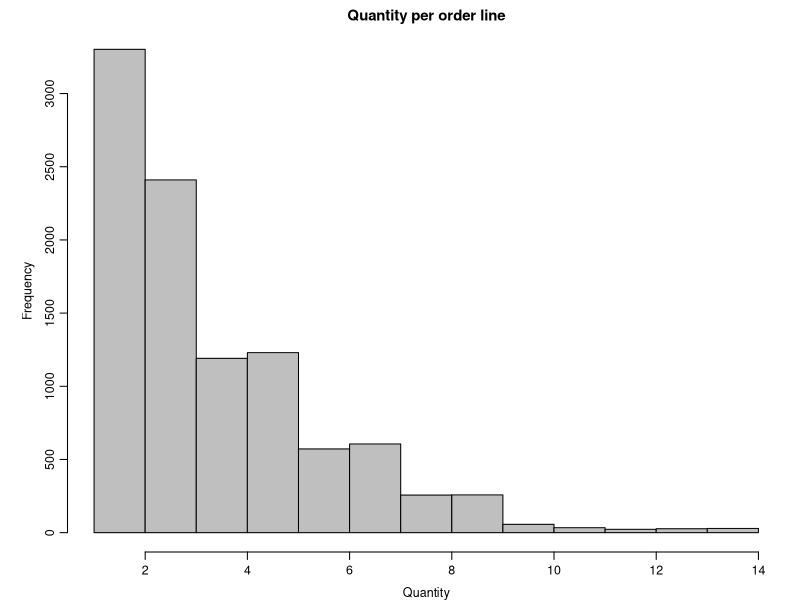
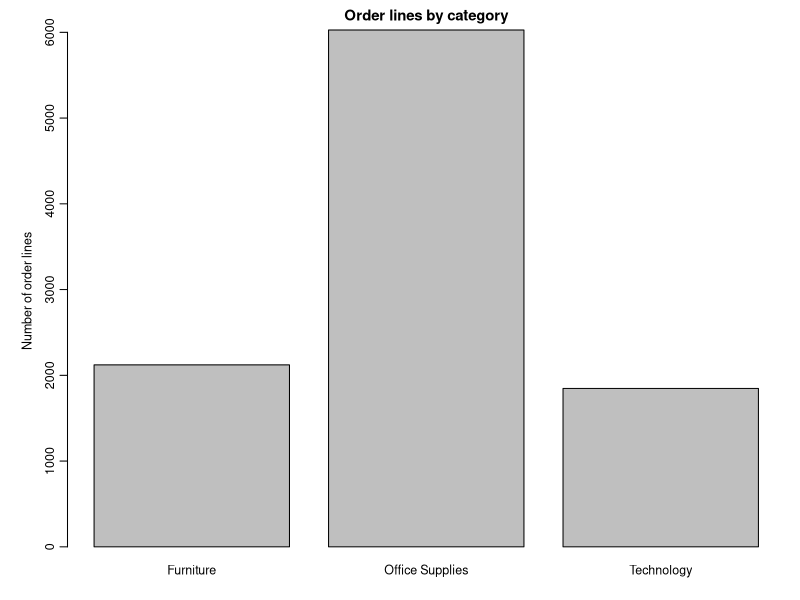
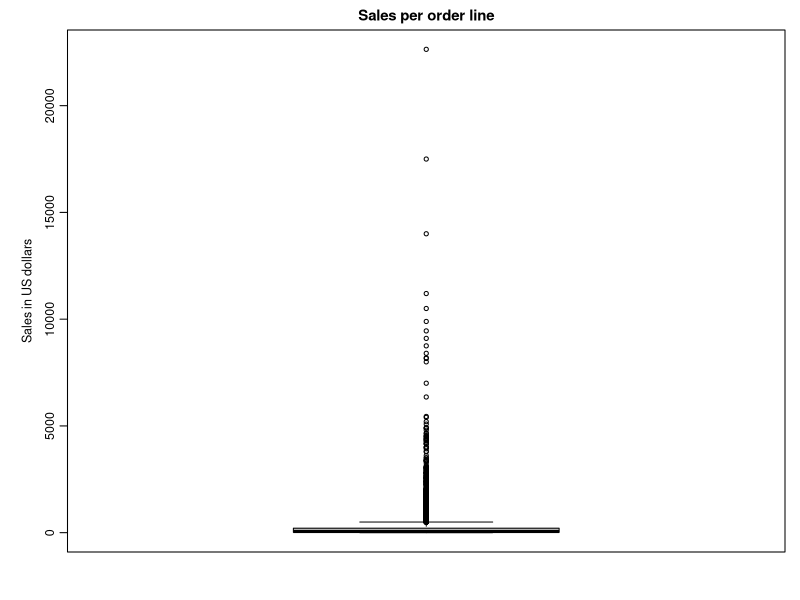
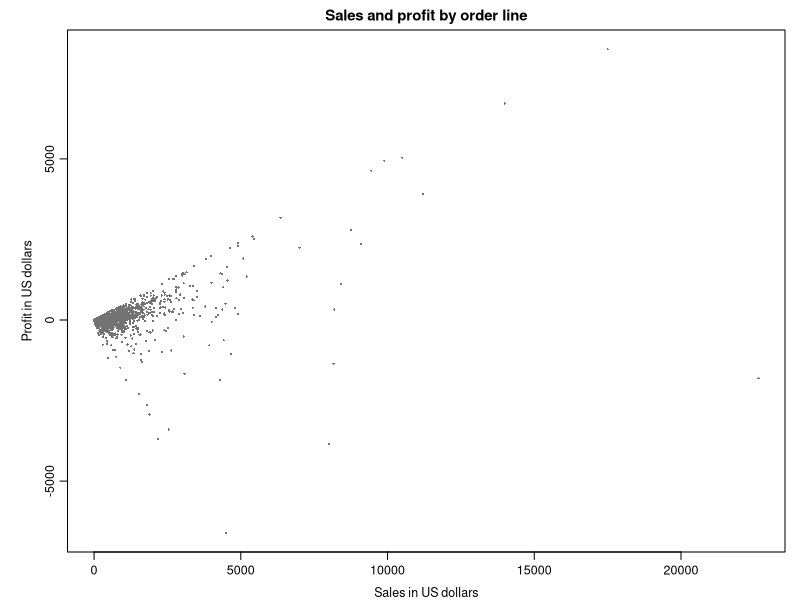
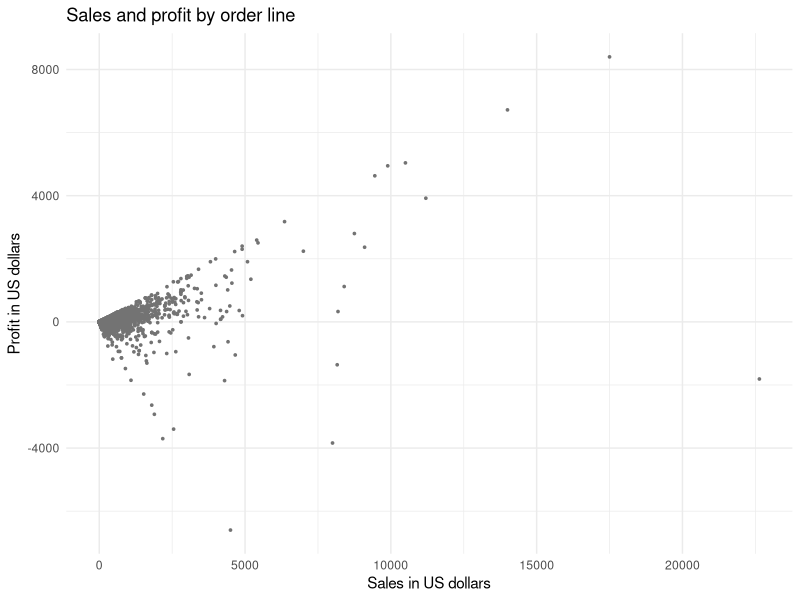
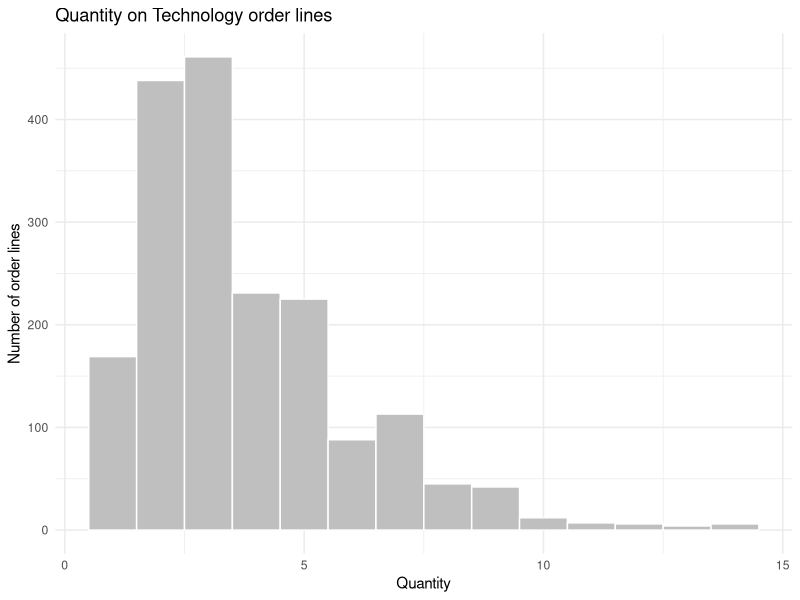
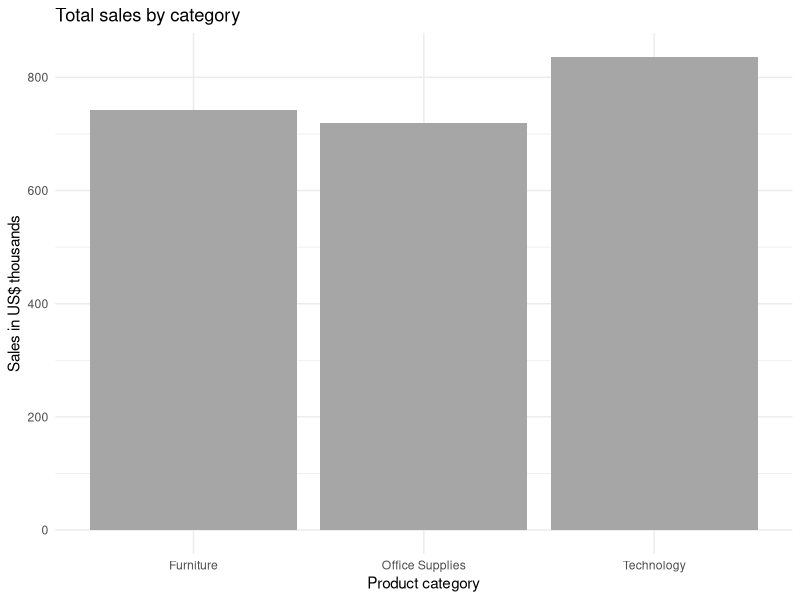

Generate these figures, in order, with R:
## ---- chunk 1
#| include: false
knitr::opts_chunk$set(message = FALSE, dpi = 200)
## ---- chunk 2
print("Hello, World!")
## ---- chunk 3
age <- 25          # Store a number
name <- "Alice"    # Store text
is_registered <- TRUE
age
## ---- chunk 4
typeof(age)
class(age)
typeof(25L)
typeof(name)
typeof(is_registered)
## ---- chunk 5
round(x = 12.345, digits = 2)
## ---- chunk 6
ages <- c(20, 22, 25, 28, 30)
length(ages)
## ---- chunk 7
1:5
seq(from = 2, to = 10, by = 2)
rep(x = 0, times = 3)
## ---- chunk 8
ages[3]           # Third value: 25
ages[2:4]         # Positions 2, 3 and 4: 22, 25, 28
ages[c(1, 5)]     # First and fifth values: 20, 30
## ---- chunk 9
ages >= 25
ages[ages >= 25]
## ---- chunk 10
ages[(ages >= 22) & (ages <= 28)]
## ---- chunk 11
score <- 65
if (score >= 50) {
  print("Pass")
} else {
  print("Below the pass mark")
}
## ---- chunk 12
for (number in 1:3) {
  print(number^2)
}
## ---- chunk 13
people <- data.frame(
  name = c("Alice", "Bob", "Eva"),
  age = c(25, 30, 22)
)
people
## ---- chunk 14
superstore <- read.csv(file = "data/r-introduction/superstore.csv")
head(x = superstore[c("Category", "Sales", "Profit")], n = 3)
## ---- chunk 15
values <- c(10, NA, 20)
is.na(values)
mean(x = values, na.rm = TRUE)
## ---- chunk 16
#| message: false
library(dplyr)
## ---- chunk 17
sales_columns <- select(superstore, Category, Sales, Profit)
technology <- filter(sales_columns, Category == "Technology")
largest_first <- arrange(technology, desc(Sales))
sales_example <- mutate(largest_first, Sales_plus_10pct = Sales * 1.10)
## ---- chunk 18
category_totals <- superstore %>%
  group_by(Category) %>%
  summarise(lines = n(), total_sales = sum(Sales), .groups = "drop")
category_totals
## ---- chunk 19
#| echo: !expr -1
par(mar = c(3.2, 4.5, 2, 1), mgp = c(2.2, 0.7, 0), las = 0, cex = 0.75)
hist(x = superstore$Quantity, breaks = 10,
     main = "Quantity per order line", xlab = "Quantity", col = "gray75")
## ---- chunk 20
#| echo: !expr -1
par(mar = c(3.2, 4.5, 2, 1), mgp = c(2.2, 0.7, 0), las = 0, cex = 0.75)
category_counts <- table(superstore$Category)
barplot(height = category_counts, main = "Order lines by category",
        ylab = "Number of order lines", col = "gray75")
## ---- chunk 21
#| echo: !expr -1
par(mar = c(3.2, 4.5, 2, 1), mgp = c(2.2, 0.7, 0), las = 0, cex = 0.75)
boxplot(x = superstore$Sales, main = "Sales per order line",
        ylab = "Sales in US dollars", col = "gray75")
## ---- chunk 22
#| echo: !expr -1
par(mar = c(3.2, 4.5, 2, 1), mgp = c(2.2, 0.7, 0), las = 0, cex = 0.75)
plot(x = superstore$Sales, y = superstore$Profit,
     main = "Sales and profit by order line",
     xlab = "Sales in US dollars", ylab = "Profit in US dollars",
     pch = 16, cex = 0.4, col = "gray45")
## ---- chunk 23
library(ggplot2)
## ---- chunk 24
ggplot(data = superstore, mapping = aes(x = Sales, y = Profit)) +
  geom_point(size = 0.6, colour = "gray45") +
  labs(title = "Sales and profit by order line",
       x = "Sales in US dollars", y = "Profit in US dollars") +
  theme_minimal()
## ---- chunk 25
superstore %>%
  filter(Category == "Technology") %>%
  ggplot(mapping = aes(x = Quantity)) +
  geom_histogram(binwidth = 1, boundary = 0.5,
                 fill = "gray75", colour = "white") +
  labs(title = "Quantity on Technology order lines",
       x = "Quantity", y = "Number of order lines") +
  theme_minimal()
## ---- chunk 26
superstore %>%
  group_by(Category) %>%
  summarise(sales_thousands = sum(Sales) / 1000, .groups = "drop") %>%
  ggplot(mapping = aes(x = Category, y = sales_thousands)) +
  geom_col(fill = "gray65") +
  labs(title = "Total sales by category",
       x = "Product category", y = "Sales in US$ thousands") +
  theme_minimal()
